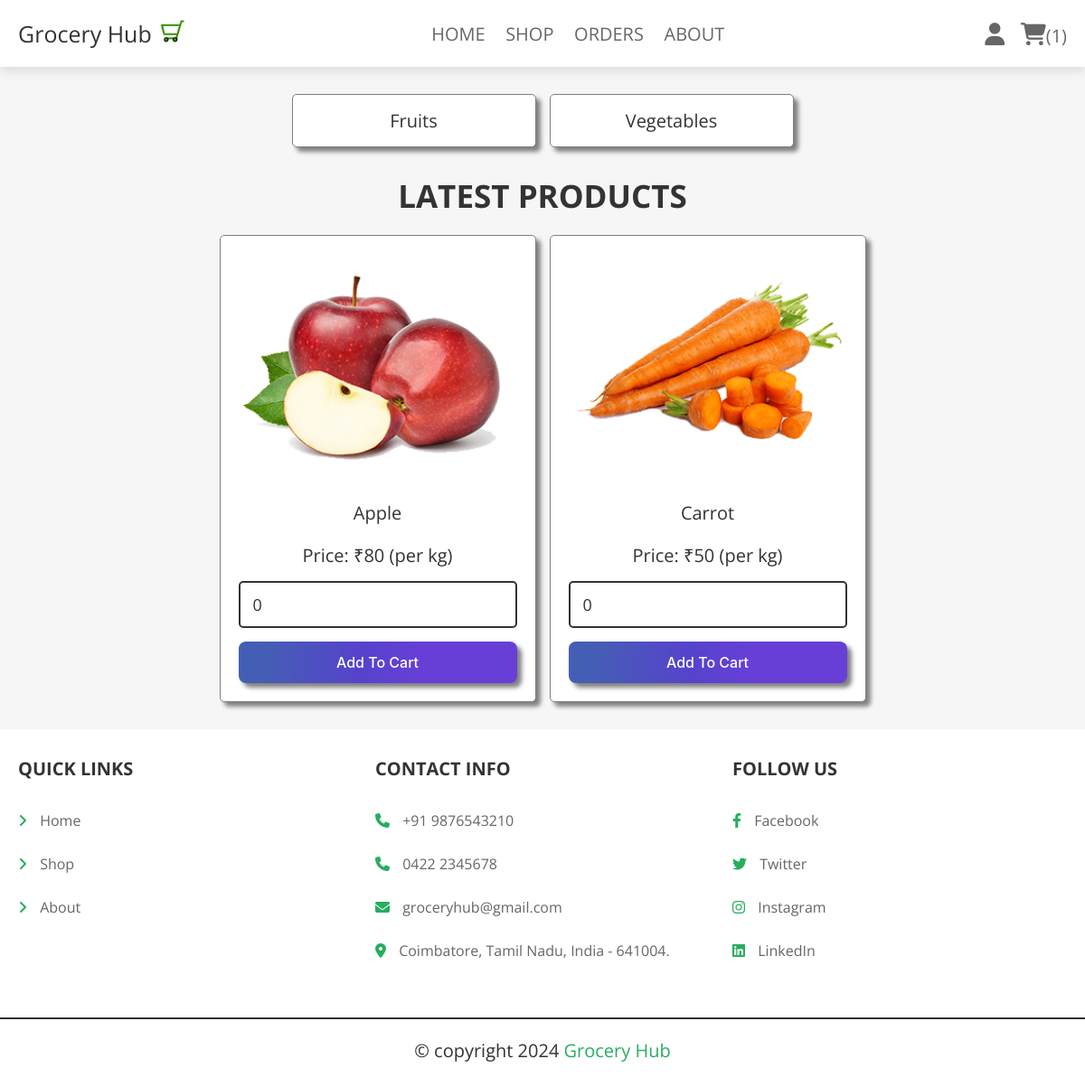
/shop.php (signed in), run on the app's committed database.
### tables this page shows
CREATE TABLE `category` (
  `id` int(100) NOT NULL,
  `name` varchar(100) NOT NULL,
  `image` varchar(100) NOT NULL
);

CREATE TABLE `products` (
  `id` int(100) NOT NULL,
  `name` varchar(100) NOT NULL,
  `category` varchar(20) NOT NULL,
  `price` int(100) NOT NULL,
  `image` varchar(100) NOT NULL,
  `stock` int(100) NOT NULL
);

### shop.php (the view, shortened to what this page needs)
<?php
@include 'config.php';
?>
<!DOCTYPE html>
<html lang="en">
<head>
   <link rel="stylesheet" href="https://cdnjs.cloudflare.com/ajax/libs/font-awesome/6.1.1/css/all.min.css">
   <link rel="stylesheet" href="css/style.css">
</head>
<body>
<?php include 'header.php'; ?>
<section class="p-category">
   <?php
      $select_categories = $conn->prepare("SELECT * FROM `category`");
      $select_categories->execute();
      if($select_categories->rowCount() > 0){
         while($fetch_categories = $select_categories->fetch(PDO::FETCH_ASSOC)){
            echo '<a href="category.php?category='.$fetch_categories['name'].'">'.$fetch_categories['name'].'</a>';
         }
      }
   ?>
</section>
<section class="products">
   <h1 class="title">latest products</h1>
   <div class="box-container">
   <?php
      $select_products = $conn->prepare("SELECT * FROM `products`");
      $select_products->execute();
      if($select_products->rowCount() > 0){
         while($fetch_products = $select_products->fetch(PDO::FETCH_ASSOC)){
   ?>
   <form action="" class="box" method="POST">
      <div class="price">₹<span><?= $fetch_products['price']; ?></span>/-</div>
      <img src="uploaded_img/<?= $fetch_products['image']; ?>" alt="">
      <div class="name"><?= $fetch_products['name']; ?></div>
      <p class="name">Price: ₹<?= $fetch_products['price']; ?> (per kg)</p>
      <input type="number" min="0" value="0" name="p_qty" class="qty">
      <input type="submit" value="add to cart" class="btn" name="add_to_cart">
   </form>
   <?php
      }
   }else{
      echo '<p class="empty">No products added yet!</p>';
   }
   ?>
   </div>
</section>
<?php include 'footer.php'; ?>
</body>
</html>

### css/style.css (style rules this page uses)
.products .box-container { display: grid; grid-template-columns: repeat(auto-fit, 35rem); gap:1.5rem; justify-content: center; align-items: flex-start; }
.products .box-container .box { padding:2rem; text-align: center; border:var(--border); border: 1px solid gray; background-color: var(--white); box-shadow: 5px 5px 5px gray; border-radius: .5rem; }
.products .box-container .box .price { position: absolute; top:1rem; left:1rem; padding:1rem; border-radius: .5rem; background-color: var(--red); font-size: 1.8rem; color:var(--white); }
.products .box-container .box .price span { font-size: 2.5rem; color:var(--white); margin:0 .2rem; }
.products .box-container .box img { width: 100%; margin-bottom: 1rem; height: 25rem; object-fit: cover; }
.products .box-container .box .name { font-size: 2rem; color:var(--black); padding:1rem 0; }
.products .box-container .box .qty { margin:.5rem 0; border-radius: .5rem; padding:1.2rem 1.4rem; font-size: 1.8rem; color:var(--black); border:var(--border); width: 100%; }
.p-category { display: grid; grid-template-columns: repeat(auto-fit, 27rem); gap:1.5rem; justify-content: center; align-items: flex-start; }
.p-category { padding-bottom: 0; }
.p-category a { padding:1.5rem; text-align: center; font-size: 2rem; text-transform: capitalize; color:var(--black); border: 1px solid gray; background-color: var(--white); box-shadow: 5px 5px 5px gray; border-radius: .5rem; }

### css/components.css (style rules this page uses)
:root { --green:#27ae60; --orange:#f39c12; --red:#e74c3c; --black:#333; --light-color:#666; --white:#fff; --light-bg:#f6f6f6; --border:.2rem solid var(--black); --color-1:#B0C4DE; --color-2: #E1EBEE; --box-shadow:0 .5rem 1rem rgba(0,0,0,.1); }
* { font-family: 'Open Sans', sans-serif; margin:0; padding:0; box-sizing: border-box; outline: none; border:none; text-decoration: none; color:var(--black); }
body { background-color: var(--light-bg); }
html { font-size: 62.5%; overflow-x: hidden; scroll-behavior: smooth; scroll-padding-top: 6.5rem; }
section { padding:3rem 2rem; max-width: 1200px; margin:0 auto; }
.btn, .delete-btn, .option-btn { display: block; width: 100%; margin-top: 1rem; border-radius: .5rem; padding:1.3rem 3rem; text-transform: capitalize; cursor: pointer; text-align: center; border-radius: 8px; border-style: none; box-sizing: border-box; color: #FFFFFF; cursor: pointer; flex-shrink: 0; font-family: "Inter UI","SF Pro Display",-apple-system,BlinkMacSystemFont,"Segoe UI",Roboto,Oxygen,Ubuntu,Cantarell,"Open Sans","Helvetica Neue",sans-serif; font-size: 16px; font-weight: 500; box-shadow: 5px 5px 5px gray; user-select: none; -webkit-user-select: none; touch-action: manipulation; }
.btn { background-image: linear-gradient(92.88deg, #455EB5 9.16%, #5643CC 43.89%, #673FD7 64.72%); }
.title { text-align: center; margin-bottom: 2rem; text-transform: uppercase; color:var(--black); font-size: 3.5rem; }

### data on the page
category: name "Fruits"
category: name "Vegetables"
products: image (picture), name "Apple", price "80"
products: image (picture), name "Carrot", price "50"

### other printed values
$count_cart_items->rowCount() "1"
